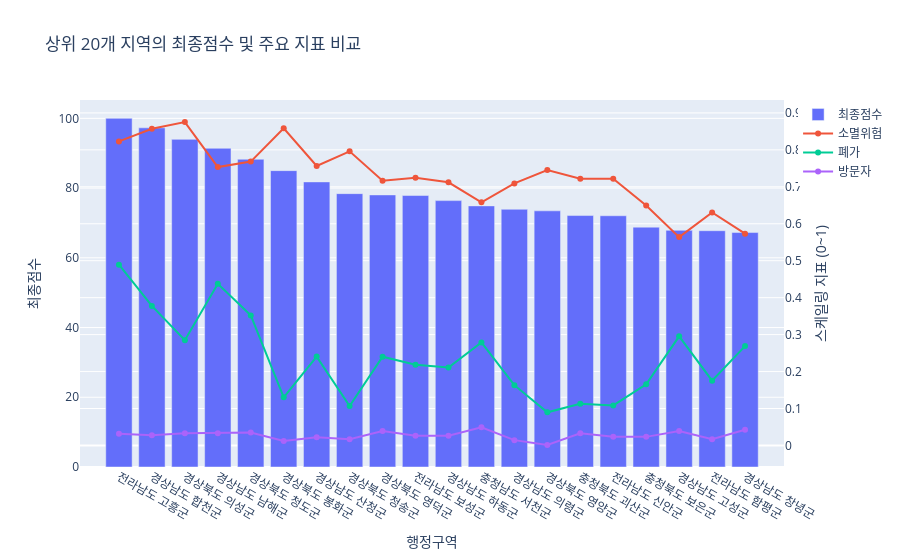

The notebook cell saved with this chart:
### Code cell
plot_result_with_dual_axis(result_df,20)

### Figure 1 — Plotly figure (JSON) as saved in the notebook; plotly's stock layout.template omitted (floating-point values rounded to 4 significant figures)
{"data": [{"name": "최종점수", "type": "bar", "x": ["전라남도 고흥군", "경상남도 합천군", "경상북도 의성군", "경상남도 남해군", "경상북도 청도군", "경상북도 봉화군", "경상남도 산청군", "경상북도 청송군", "경상북도 영덕군", "전라남도 보성군", "경상남도 하동군", "충청남도 서천군", "경상남도 의령군", "경상북도 영양군", "충청북도 괴산군", "전라남도 신안군", "충청북도 보은군", "경상남도 고성군", "전라남도 함평군", "경상남도 창녕군"], "y": [100.0, 97.28, 93.97, 91.41, 88.26, 85.0, 81.77, 78.41, 78.04, 77.86, 76.41, 74.89, 73.92, 73.47, 72.12, 72.06, 68.79, 67.87, 67.77, 67.24], "yaxis": "y"}, {"mode": "lines+markers", "name": "소멸위험", "type": "scatter", "x": ["전라남도 고흥군", "경상남도 합천군", "경상북도 의성군", "경상남도 남해군", "경상북도 청도군", "경상북도 봉화군", "경상남도 산청군", "경상북도 청송군", "경상북도 영덕군", "전라남도 보성군", "경상남도 하동군", "충청남도 서천군", "경상남도 의령군", "경상북도 영양군", "충청북도 괴산군", "전라남도 신안군", "충청북도 보은군", "경상남도 고성군", "전라남도 함평군", "경상남도 창녕군"], "y": [0.8229, 0.8571, 0.8751, 0.7534, 0.7682, 0.8585, 0.7565, 0.7961, 0.7163, 0.7246, 0.7122, 0.6581, 0.7091, 0.7455, 0.722, 0.7221, 0.6495, 0.5639, 0.6304, 0.5731], "yaxis": "y2"}, {"mode": "lines+markers", "name": "폐가", "type": "scatter", "x": ["전라남도 고흥군", "경상남도 합천군", "경상북도 의성군", "경상남도 남해군", "경상북도 청도군", "경상북도 봉화군", "경상남도 산청군", "경상북도 청송군", "경상북도 영덕군", "전라남도 보성군", "경상남도 하동군", "충청남도 서천군", "경상남도 의령군", "경상북도 영양군", "충청북도 괴산군", "전라남도 신안군", "충청북도 보은군", "경상남도 고성군", "전라남도 함평군", "경상남도 창녕군"], "y": [0.4892, 0.3777, 0.2848, 0.4376, 0.352, 0.1301, 0.2404, 0.1069, 0.24, 0.2185, 0.2108, 0.2789, 0.1632, 0.08962, 0.1128, 0.1083, 0.1653, 0.2954, 0.1752, 0.2689], "yaxis": "y2"}, {"mode": "lines+markers", "name": "방문자", "type": "scatter", "x": ["전라남도 고흥군", "경상남도 합천군", "경상북도 의성군", "경상남도 남해군", "경상북도 청도군", "경상북도 봉화군", "경상남도 산청군", "경상북도 청송군", "경상북도 영덕군", "전라남도 보성군", "경상남도 하동군", "충청남도 서천군", "경상남도 의령군", "경상북도 영양군", "충청북도 괴산군", "전라남도 신안군", "충청북도 보은군", "경상남도 고성군", "전라남도 함평군", "경상남도 창녕군"], "y": [0.03174, 0.02789, 0.03328, 0.03326, 0.03518, 0.01216, 0.0224, 0.0169, 0.03897, 0.02605, 0.02624, 0.04906, 0.01435, 0.001499, 0.03286, 0.02333, 0.02324, 0.03896, 0.01699, 0.04267], "yaxis": "y2"}], "layout": {"title": {"text": "상위 20개 지역의 최종점수 및 주요 지표 비교"}, "xaxis": {"title": {"text": "행정구역"}}, "yaxis": {"side": "left", "title": {"text": "최종점수"}}, "yaxis2": {"overlaying": "y", "side": "right", "title": {"text": "스케일링 지표 (0~1)"}}}}
